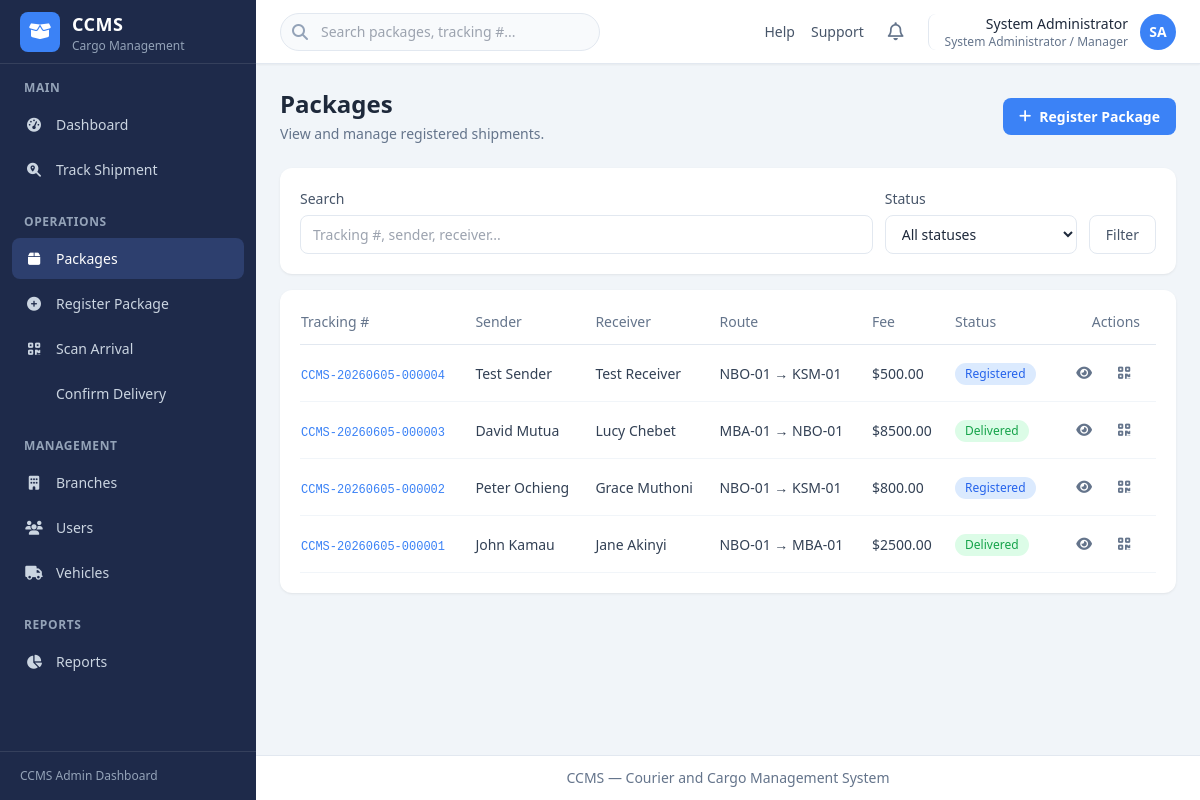
The app's page /packages/ (signed in) with its own data.
### account/models.py (models this page shows, shortened)
class User(AbstractUser):
    full_name = models.CharField(max_length=255)
    phone_number = models.CharField(max_length=20, blank=True)
    role = models.CharField(
        max_length=20,
        choices=UserRole.choices,
        default=UserRole.BRANCH_OFFICER,
    )
    status = models.CharField(
        max_length=20,
        choices=UserStatus.choices,
        default=UserStatus.ACTIVE,
    )
    branch = models.ForeignKey(
        'ccms_app.Branch',
        on_delete=models.SET_NULL,
        null=True,
        blank=True,
        related_name='staff',
    )
    class Meta:
        ordering = ['full_name']
    @property
    def is_admin_manager(self):
        return self.role == UserRole.ADMIN_MANAGER
    @property
    def is_branch_officer(self):
        return self.role == UserRole.BRANCH_OFFICER
    @property
    def role_label(self):
        return self.get_role_display()
    def get_initials(self):
        parts = self.full_name.strip().split()
        if len(parts) >= 2:
            return (parts[0][0] + parts[-1][0]).upper()
        if parts:
            return parts[0][0].upper()
        return self.username[:1].upper()

### ccms_app/models.py (models this page shows, shortened)
class Package(models.Model):
    tracking_number = models.CharField(max_length=30, unique=True, editable=False)
    sender_full_name = models.CharField(max_length=255)
    sender_id_number = models.CharField(max_length=50)
    sender_phone = models.CharField(max_length=20)
    receiver_full_name = models.CharField(max_length=255)
    receiver_id_number = models.CharField(max_length=50)
    receiver_phone = models.CharField(max_length=20)
    package_type = models.CharField(max_length=20, choices=PackageType.choices)
    description = models.TextField(blank=True)
    quantity = models.PositiveIntegerField(default=1)
    weight = models.DecimalField(max_digits=10, decimal_places=2)
    origin_branch = models.ForeignKey(
        Branch,
        on_delete=models.PROTECT,
        related_name='outgoing_packages',
    )
    destination_branch = models.ForeignKey(
        Branch,
        on_delete=models.PROTECT,
        related_name='incoming_packages',
    )
    assigned_vehicle = models.ForeignKey(
        Vehicle,
        on_delete=models.SET_NULL,
        null=True,
        blank=True,
        related_name='shipments',
    )
    transport_fee = models.DecimalField(max_digits=12, decimal_places=2)
    status = models.CharField(
        max_length=30,
        choices=PackageStatus.choices,
        default=PackageStatus.REGISTERED,
    )
    registered_by = models.ForeignKey(
        settings.AUTH_USER_MODEL,
        on_delete=models.PROTECT,
        related_name='registered_packages',
    )
    registered_at = models.DateTimeField(auto_now_add=True)
    received_by = models.ForeignKey(
        settings.AUTH_USER_MODEL,
        on_delete=models.SET_NULL,
        null=True,
        blank=True,
        related_name='received_packages',
    )
    received_at_branch = models.ForeignKey(
        Branch,
        on_delete=models.SET_NULL,
        null=True,
        blank=True,
        related_name='received_packages',
    )
    arrived_at = models.DateTimeField(null=True, blank=True)
    delivered_by = models.ForeignKey(
        settings.AUTH_USER_MODEL,
        on_delete=models.SET_NULL,
        null=True,
        blank=True,
        related_name='delivered_packages',
    )
    delivered_at = models.DateTimeField(null=True, blank=True)
    delivery_receiver_id_number = models.CharField(max_length=50, blank=True)
    created_at = models.DateTimeField(auto_now_add=True)
    updated_at = models.DateTimeField(auto_now=True)
    class Meta:
        ordering = ['-registered_at']
    @property
    def status_label(self):
        return self.get_status_display()
    @property
    def status_css_class(self):
        mapping = {
            PackageStatus.REGISTERED: 'registered',
            PackageStatus.READY_FOR_DISPATCH: 'ready',
            PackageStatus.IN_TRANSIT: 'in-transit',
            PackageStatus.ARRIVED: 'arrived',
            PackageStatus.READY_FOR_PICKUP: 'ready',
            PackageStatus.DELIVERED: 'delivered',
            PackageStatus.CANCELLED: 'cancelled',
        }
        return mapping.get(self.status, 'registered')

class Branch(models.Model):
    name = models.CharField(max_length=255)
    code = models.CharField(max_length=20, unique=True)
    location = models.CharField(max_length=255)
    contact_number = models.CharField(max_length=20)
    is_active = models.BooleanField(default=True)
    created_at = models.DateTimeField(auto_now_add=True)
    updated_at = models.DateTimeField(auto_now=True)
    class Meta:
        ordering = ['name']
        verbose_name_plural = 'branches'

### ccms_app/views_packages.py (the view, shortened to what this page needs)
# urls.py: path('packages/', views_packages.package_list, name='package_list'),
@login_required
def package_list(request):
    query = request.GET.get('q', '').strip()
    status = request.GET.get('status', '')
    packages = packages_for_user(request.user)
    if status:
        packages = packages.filter(status=status)
    return render(request, 'ccms_app/packages/list.html', {
        'active_nav': 'packages',
        'packages': packages,
        'query': query,
        'status_filter': status,
    })

### ccms_app/services.py (called while the page is built)
def packages_for_user(user):
    qs = Package.objects.select_related(
        'origin_branch', 'destination_branch', 'registered_by', 'assigned_vehicle',
    )
    if user.is_branch_officer and user.branch_id:
        return qs.filter(
            Q(origin_branch=user.branch) | Q(destination_branch=user.branch)
        )
    return qs

### templates/ccms_app/packages/list.html (shortened to what this page needs)
{% extends "base.html" %}
{% block page_header %}
<div class="mb-6 flex flex-col gap-4 sm:flex-row sm:items-center sm:justify-between">
    <div>
        <h1 class="text-2xl font-bold text-slate-800">Packages</h1>
        <p class="mt-1 text-sm text-slate-500">View and manage registered shipments.</p>
    </div>
    <a href="{% url 'ccms_app:package_register' %}" class="btn-primary">
        <i class="fa-solid fa-plus"></i> Register Package
    </a>
</div>
{% endblock %}
{% block content %}
<div class="dashboard-card mb-4">
    <form method="get" class="flex flex-col gap-3 sm:flex-row sm:items-end">
        <div class="flex-1">
            <label class="form-label">Search</label>
            <input type="search" name="q" value="{{ query }}" placeholder="Tracking #, sender, receiver..."
                   class="form-input">
        </div>
        <div class="w-full sm:w-48">
            <label class="form-label">Status</label>
            <select name="status" class="form-input">
                <option value="">All statuses</option>
            </select>
        </div>
        <button type="submit" class="btn-secondary">Filter</button>
    </form>
</div>
<div class="dashboard-card overflow-x-auto">
    <table class="data-table">
        <thead>
            <tr>
                <th>Tracking #</th>
                <th>Sender</th>
                <th>Receiver</th>
                <th>Route</th>
                <th>Fee</th>
                <th>Status</th>
                <th class="text-right">Actions</th>
            </tr>
        </thead>
        <tbody>
            {% for package in packages %}
            <tr>
                <td>
                    <a href="{% url 'ccms_app:package_detail' package.pk %}" class="font-mono text-xs font-medium text-brand hover:underline">
                        {{ package.tracking_number }}
                    </a>
                </td>
                <td>{{ package.sender_full_name }}</td>
                <td>{{ package.receiver_full_name }}</td>
                <td>{{ package.origin_branch.code }} &rarr; {{ package.destination_branch.code }}</td>
                <td>${{ package.transport_fee }}</td>
                <td><span class="status-badge status-{{ package.status_css_class }}">{{ package.status_label }}</span></td>
                <td class="text-right">
                    <div class="flex items-center justify-end gap-2">
                        <a href="{% url 'ccms_app:package_detail' package.pk %}" class="btn-icon" title="View">
                            <i class="fa-solid fa-eye"></i>
                        </a>
                        <a href="{% url 'ccms_app:package_qr' package.pk %}" class="btn-icon" title="Print QR">
                            <i class="fa-solid fa-qrcode"></i>
                        </a>
                    </div>
                </td>
            </tr>
            {% empty %}
            <tr>
                <td colspan="7" class="py-8 text-center text-slate-400">No packages found.</td>
            </tr>
            {% endfor %}
        </tbody>
    </table>
</div>
{% endblock %}

### templates/includes/header.html (shortened to what this page needs)
<header class="sticky top-0 z-20 flex h-16 items-center justify-between border-b border-slate-200 bg-white px-4 shadow-sm md:px-6">
    <div class="flex items-center gap-4">
        <div class="relative hidden sm:block">
            <i class="fa-solid fa-search absolute left-3 top-1/2 -translate-y-1/2 text-slate-400"></i>
            <input type="search" placeholder="Search packages, tracking #..."
                   class="w-64 rounded-full border border-slate-200 bg-slate-50 py-2 pl-10 pr-4 text-sm focus:border-brand focus:outline-none focus:ring-1 focus:ring-brand md:w-80">
        </div>
    </div>
    <div class="flex items-center gap-2 md:gap-4">
        <nav class="hidden items-center gap-4 text-sm text-slate-600 md:flex">
            <a href="#" class="hover:text-brand">Help</a>
            <a href="#" class="hover:text-brand">Support</a>
        </nav>
        <button type="button" class="rounded-lg p-2 text-slate-500 hover:bg-slate-100" title="Notifications">
            <i class="fa-regular fa-bell text-lg"></i>
        </button>
        <div class="relative" id="user-menu-wrapper">
            <button type="button" id="user-menu-toggle"
                    class="flex items-center gap-3 rounded-lg border-l border-slate-200 pl-3 hover:bg-slate-50 md:pl-4">
                <div class="hidden text-right sm:block">
                    <p class="text-sm font-medium text-slate-800">{{ user.full_name }}</p>
                    <p class="text-xs text-slate-500">{{ user.role_label }}</p>
                </div>
                <div class="flex h-9 w-9 items-center justify-center rounded-full bg-brand text-sm font-semibold text-white">
                    {{ user.get_initials }}
                </div>
            </button>
        </div>
    </div>
</header>

### static/css/dashboard.css (style rules this page uses)
.dashboard-card { background-color: #ffffff; border-radius: 0.75rem; padding: 1.25rem; box-shadow: 0 1px 3px 0 rgb(0 0 0 / 0.06), 0 1px 2px -1px rgb(0 0 0 / 0.06); }
.status-badge { display: inline-block; padding: 0.125rem 0.625rem; border-radius: 9999px; font-size: 0.75rem; font-weight: 500; }
.status-delivered { background-color: #dcfce7; color: #16a34a; }
.status-registered { background-color: #dbeafe; color: #2563eb; }
.form-label { display: block; margin-bottom: 0.375rem; font-size: 0.875rem; font-weight: 500; color: #475569; }
.form-input { display: block; width: 100%; border-radius: 0.5rem; border: 1px solid #e2e8f0; background-color: #ffffff; padding: 0.5rem 0.75rem; font-size: 0.875rem; color: #1e293b; transition: border-color 0.15s, box-shadow 0.15s; }
.btn-primary { display: inline-flex; align-items: center; gap: 0.5rem; border-radius: 0.5rem; background-color: #3b82f6; padding: 0.5rem 1rem; font-size: 0.875rem; font-weight: 600; color: #ffffff; transition: background-color 0.15s; }
.btn-secondary { display: inline-flex; align-items: center; gap: 0.5rem; border-radius: 0.5rem; border: 1px solid #e2e8f0; background-color: #ffffff; padding: 0.5rem 1rem; font-size: 0.875rem; font-weight: 500; color: #475569; transition: background-color 0.15s; }
.btn-icon { display: inline-flex; align-items: center; justify-content: center; height: 2rem; width: 2rem; border-radius: 0.375rem; color: #64748b; transition: background-color 0.15s, color 0.15s; }
.data-table { width: 100%; text-align: left; font-size: 0.875rem; }
.data-table thead tr { border-bottom: 1px solid #e2e8f0; color: #64748b; }
.data-table th { padding-bottom: 0.75rem; padding-right: 1rem; font-weight: 500; }
.data-table tbody tr { border-bottom: 1px solid #f1f5f9; color: #334155; }
.data-table td { padding-top: 0.75rem; padding-bottom: 0.75rem; padding-right: 1rem; }

### records on screen
User: full_name "System Administrator", role_label "System Administrator / Manager", get_initials "SA"
Package: tracking_number "CCMS-20260605-000004", sender_full_name "Test Sender", receiver_full_name "Test Receiver", origin_branch.code "NBO-01", destination_branch.code "KSM-01", transport_fee "500.00", status_label "Registered"
Package: tracking_number "CCMS-20260605-000003", sender_full_name "David Mutua", receiver_full_name "Lucy Chebet", origin_branch.code "MBA-01", destination_branch.code "NBO-01", transport_fee "8500.00", status_label "Delivered"
Package: tracking_number "CCMS-20260605-000002", sender_full_name "Peter Ochieng", receiver_full_name "Grace Muthoni", origin_branch.code "NBO-01", destination_branch.code "KSM-01", transport_fee "800.00", status_label "Registered"
Package: tracking_number "CCMS-20260605-000001", sender_full_name "John Kamau", receiver_full_name "Jane Akinyi", origin_branch.code "NBO-01", destination_branch.code "MBA-01", transport_fee "2500.00", status_label "Delivered"
